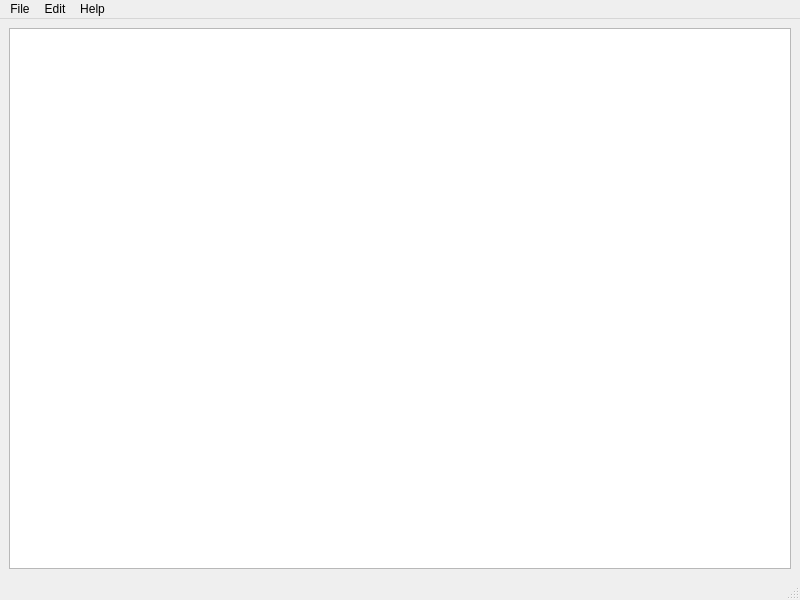
<?xml version="1.0" encoding="UTF-8"?>
<ui version="4.0">
 <class>Notepad</class>
 <widget class="QMainWindow" name="Notepad">
  <property name="geometry">
   <rect>
    <x>0</x>
    <y>0</y>
    <width>800</width>
    <height>600</height>
   </rect>
  </property>
  <property name="windowTitle">
   <string>Notepad</string>
  </property>
  <widget class="QWidget" name="centralwidget">
   <layout class="QVBoxLayout" name="verticalLayout_4">
    <item>
     <widget class="QTextEdit" name="textEdit"/>
    </item>
   </layout>
  </widget>
  <widget class="QMenuBar" name="menubar">
   <property name="geometry">
    <rect>
     <x>0</x>
     <y>0</y>
     <width>800</width>
     <height>20</height>
    </rect>
   </property>
   <widget class="QMenu" name="menuFile">
    <property name="title">
     <string>File</string>
    </property>
    <addaction name="actionNew"/>
    <addaction name="actionOpen"/>
    <addaction name="separator"/>
    <addaction name="actionSave"/>
    <addaction name="actionSave_as"/>
    <addaction name="separator"/>
    <addaction name="actionPrint"/>
    <addaction name="separator"/>
    <addaction name="actionExit"/>
   </widget>
   <widget class="QMenu" name="menuEdit">
    <property name="title">
     <string>Edit</string>
    </property>
    <addaction name="actionCopy"/>
    <addaction name="actionCut"/>
    <addaction name="actionPaste"/>
    <addaction name="separator"/>
    <addaction name="actionUndo"/>
    <addaction name="actionRedo"/>
    <addaction name="separator"/>
    <addaction name="actionFont"/>
    <addaction name="actionBold"/>
    <addaction name="actionUnderline"/>
    <addaction name="actionItalic"/>
   </widget>
   <widget class="QMenu" name="menuAbout">
    <property name="title">
     <string>Help</string>
    </property>
    <addaction name="actionAbout"/>
   </widget>
   <addaction name="menuFile"/>
   <addaction name="menuEdit"/>
   <addaction name="menuAbout"/>
  </widget>
  <widget class="QStatusBar" name="statusbar"/>
  <action name="actionNew">
   <property name="text">
    <string>New</string>
   </property>
  </action>
  <action name="actionOpen">
   <property name="text">
    <string>Open</string>
   </property>
  </action>
  <action name="actionSave">
   <property name="text">
    <string>Save</string>
   </property>
  </action>
  <action name="actionSave_as">
   <property name="text">
    <string>Save as</string>
   </property>
  </action>
  <action name="actionCopy">
   <property name="text">
    <string>Copy</string>
   </property>
  </action>
  <action name="actionCut">
   <property name="text">
    <string>Cut</string>
   </property>
  </action>
  <action name="actionPaste">
   <property name="text">
    <string>Paste</string>
   </property>
  </action>
  <action name="actionUndo">
   <property name="text">
    <string>Undo</string>
   </property>
  </action>
  <action name="actionRedo">
   <property name="text">
    <string>Redo</string>
   </property>
  </action>
  <action name="actionExit">
   <property name="text">
    <string>Exit</string>
   </property>
  </action>
  <action name="actionFont">
   <property name="text">
    <string>Font</string>
   </property>
  </action>
  <action name="actionBold">
   <property name="text">
    <string>Bold</string>
   </property>
  </action>
  <action name="actionUnderline">
   <property name="text">
    <string>Underline</string>
   </property>
  </action>
  <action name="actionItalic">
   <property name="text">
    <string>Italic</string>
   </property>
  </action>
  <action name="actionPrint">
   <property name="text">
    <string>Print</string>
   </property>
  </action>
  <action name="actionAbout">
   <property name="text">
    <string>About</string>
   </property>
  </action>
 </widget>
 <resources/>
 <connections/>
</ui>
